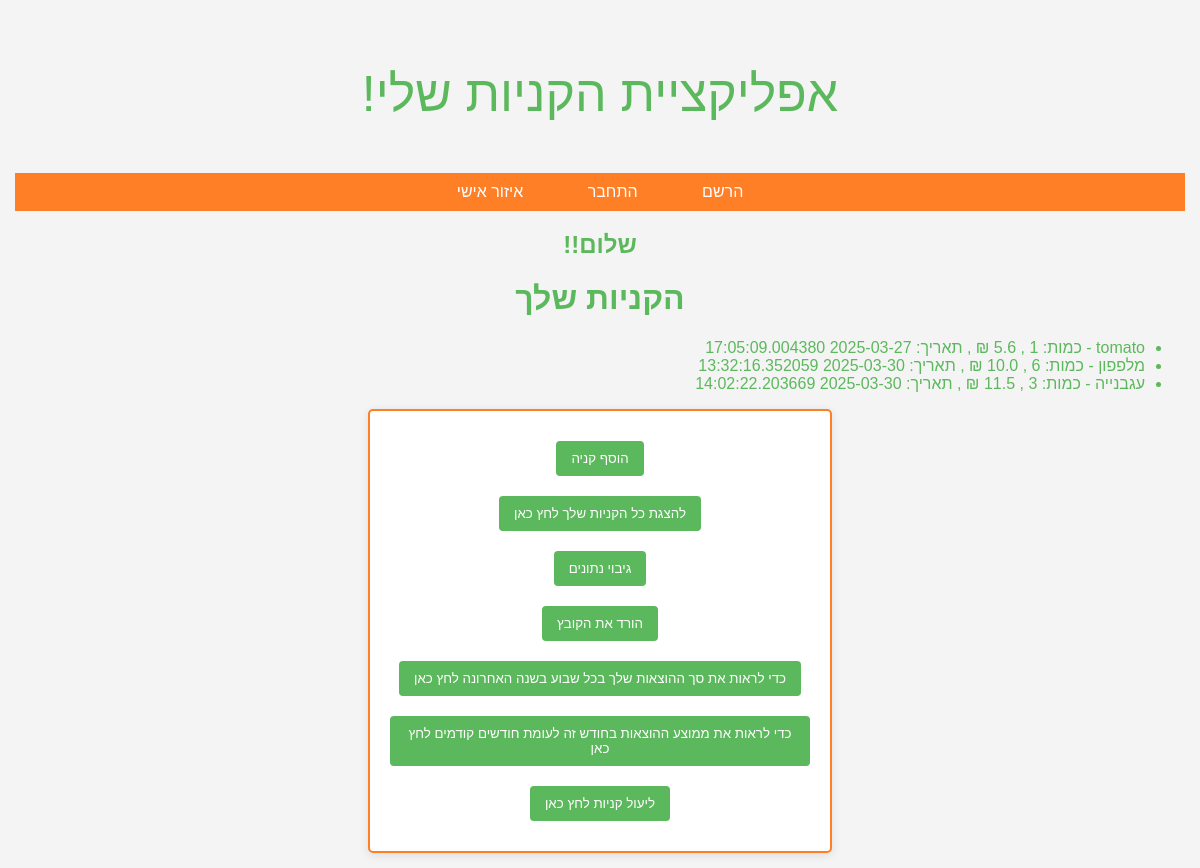
Before: /profile/getMore (signed in) with the older database file.
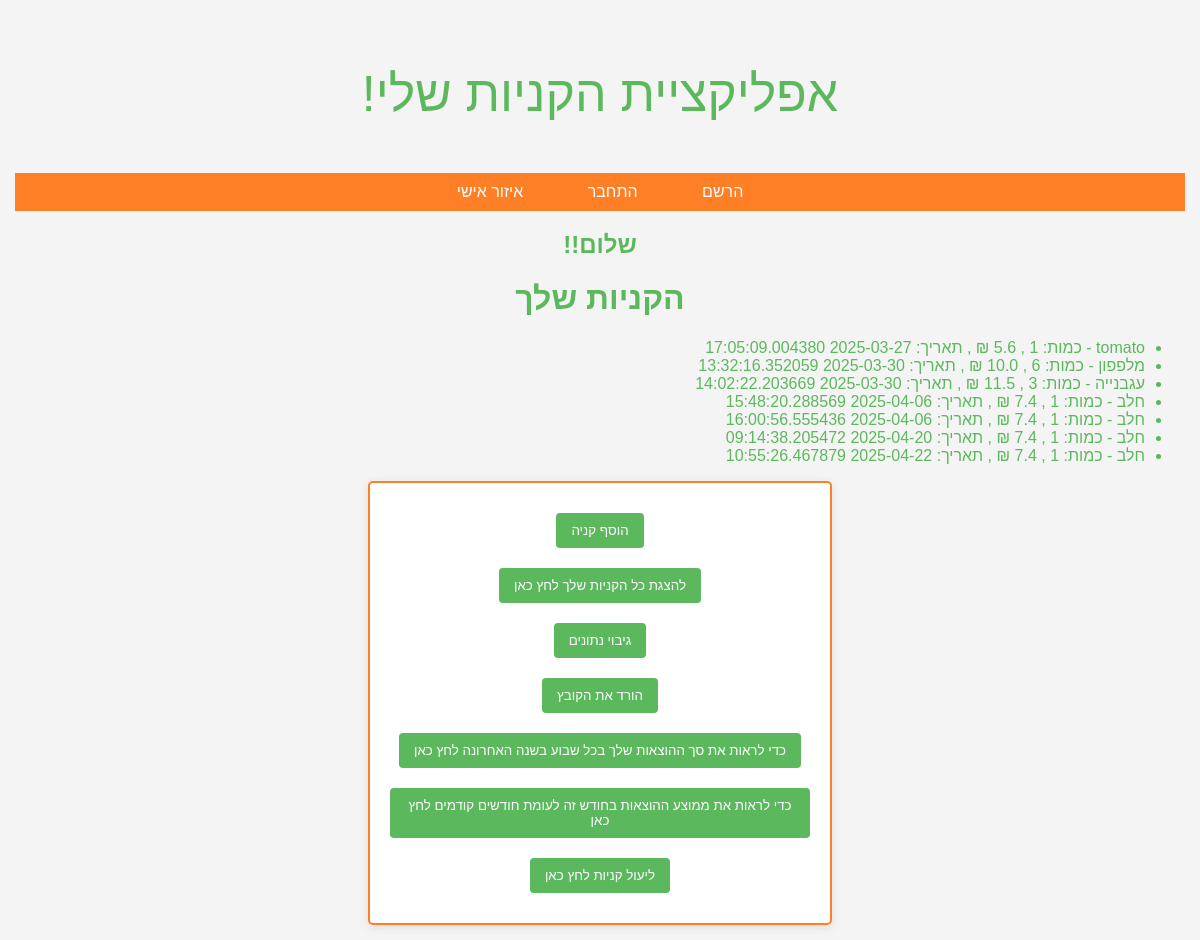
After: the same page with the newer database file.
### main.py (models this page shows)
class Purchase(db.Model):
    id = db.Column(db.Integer, primary_key=True, autoincrement=True)
    user_id = db.Column(db.Integer, db.ForeignKey('user.user_id'), nullable=False)
    item_name = db.Column(db.String, nullable=False)
    qty = db.Column(db.Integer, default=0)
    price = db.Column(db.Float, nullable=False)
    category = db.Column(db.String, nullable=False)
    date = db.Column(db.DateTime, nullable=False)

### main.py (the view)
@app.route("/profile/getMore", methods=["GET"])
def get_more_purchases():
    user_id = current_user.user_id
    more_purchases = Purchase.query.filter(Purchase.user_id == user_id).all()
    return render_template("Personal_area.html", purchases=more_purchases)

### main.py (called while the page is built)
@login_manager.user_loader
def load_user(user_id):
    return User.query.get(int(user_id))

### templates/Personal_area.html (shortened to what this page needs)
{% extends 'index.html' %}
{% block body %}
  <h2>!!שלום</h2>
    <h1>הקניות שלך</h1>
    {% if purchases %}
        <ul>
            {% for purchase in purchases %}
                <li>{{ purchase.item_name }} -
                    כמות: {{ purchase.qty }} ,
                    {{ purchase.price }} ₪ ,
                    תאריך: {{ purchase.date }}
                </li>
            {% endfor %}
        </ul>
    {% else %}
        <p>!אין קניות להציג</p>
    {% endif %}
<form class="personal_area_class" action="" method="get">
    <button formaction="/add_purchase">הוסף קניה</button>
    <button formaction="/profile/getMore">להצגת כל הקניות שלך לחץ כאן</button>
    <button formaction="http://127.0.0.1:5000/saveData">גיבוי נתונים</button><button formaction="http://127.0.0.1:5000/downloadData">הורד את הקובץ</button>
    <button formaction="http://127.0.0.1:5000/graph1">כדי לראות את סך ההוצאות שלך בכל שבוע בשנה האחרונה לחץ כאן</button>
    <button formaction="http://127.0.0.1:5000/graph2">כדי לראות את ממוצע ההוצאות בחודש זה לעומת חודשים קודמים לחץ כאן</button>
    <button formaction="http://127.0.0.1:5000/optimize_purchases">ליעול קניות לחץ כאן</button>
</form>
{% endblock %}

Changed rows visible on the page:
added Purchase: item_name "חלב", date "2025-04-06 15:48:20.288569"
added Purchase: item_name "חלב", date "2025-04-06 16:00:56.555436"
added Purchase: item_name "חלב", date "2025-04-20 09:14:38.205472"
added Purchase: item_name "חלב", date "2025-04-22 10:55:26.467879"
